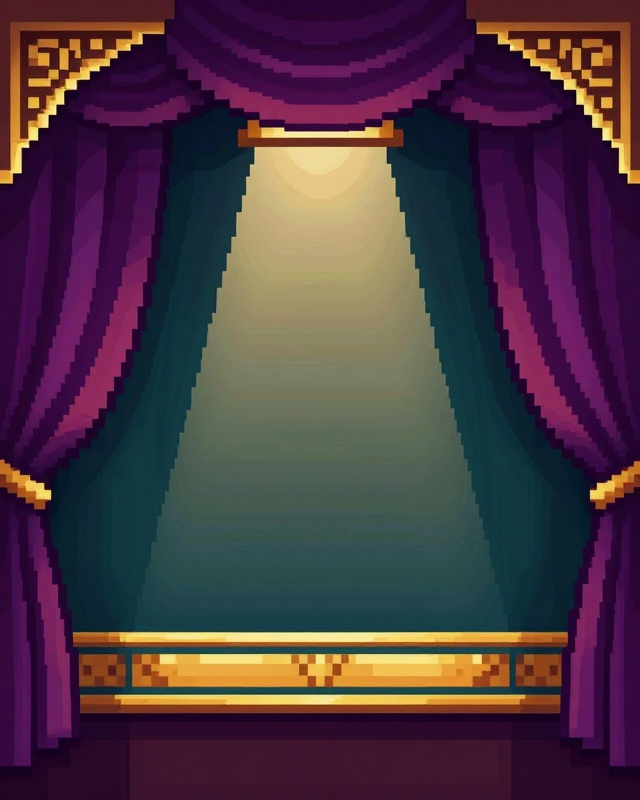
#> input picture tools/art/card_adv/bg_1.jpg, 640 x 800 px; its folder holds only this picture in this run
$ python card_adv.py art/card_adv/bg_1.jpg
#> lines starting #> are read from the running program, lines starting #| are printed output that depends on the picture
### tools/hand_icons.py
#!/usr/bin/env python3
"""Geolite - iconos redibujados pixel a pixel en codigo (solo desarrollo). Sustituyen a los que salieron mal del generador:
formas limpias, luz siempre arriba-izquierda, rampas de color con desplazamiento de tono compartidas con el logo y
contorno indigo de 1 px (el mismo de tools/pixel_cleanup.py). Rejilla nativa 64 px, ampliada x8 (512) por vecino mas cercano.

  python tools/hand_icons.py [ids...] [--preview hoja.png]     sin ids: todos los registrados
"""
import sys, math
from pathlib import Path
import numpy as np
from PIL import Image, ImageDraw
sys.path.insert(0, str(Path(__file__).parent))
from pxkit import ROOT, hexc, shift, dilate, erode, edge, despeckle, land_mask
import make_brand

N = 64; K = 8
OUT = ROOT / "assets" / "icons"
INK = (29, 10, 61, 255)

def ramp(*h): return [hexc(x) for x in h]
R = {   # claro -> oscuro: brillo, luz, base, sombra, sombra profunda
    "gold": ramp("fff6c8", "ffd95a", "f5a623", "c46a1b", "7f3a1a"),
    "red": ramp("ffa08f", "ff5a55", "d8283f", "9c1a3f", "5e1238"),
    "blue": ramp("a8ecff", "4cb4ff", "2a78e4", "1f4bb0", "1d2a6e"),
    "green": ramp("dcf78e", "8be05a", "3fb54a", "26804a", "1b4d3e"),
    "teal": ramp("b0ffe8", "4ee3c1", "1fb3a3", "16787f", "164a5c"),
    "purple": ramp("ecc2ff", "b36cff", "8440e0", "5a2ab0", "351a70"),
    "cream": ramp("ffffff", "fff4dc", "eedcb8", "c9aa84", "8a6a58"),
    "grey": ramp("f4f4f8", "c8cbd8", "9095ab", "5f6480", "3a3b58"),
    "brown": ramp("f2b27a", "d07f45", "a45530", "73352a", "4a2126"),
    "orange": ramp("ffd08a", "ffa244", "f06d22", "b8431f", "772720"),
    "pink": ramp("ffc9e4", "ff7ab8", "e5408f", "a82472", "6a1757"),
    "ice": ramp("ffffff", "e8f7ff", "b7e2f7", "7fb1d9", "4f73a8"),
    "sand": ramp("fff8d8", "ffe39a", "f2c46a", "c98f4a", "8a5a3a"),
    "paper": ramp("ffffff", "ffffff", "fff5de", "e6d2b0", "a88c6e"),
    "dark": ramp("6a6f96", "4a4d72", "33345a", "24234a", "181636"),
    "wine": ramp("8a3a6a", "5e2450", "441a3c", "32112c", "220a1e"),     # placa del rotulo de neon (ch_flaghue): no azul noche, que es la de ch_dark
    "g_hi": ramp("ffffff", "f4f4f8", "dfe0e8", "b4b7c7", "8a8ea6"),     # grises de la bandera destenida (ch_flaggray)
    "g_lo": ramp("8a8ea6", "6c7090", "50536f", "3a3b58", "2a2a44"),
}
WHITE = hexc("ffffff")

# ============================================================ mascaras
def blank(): return np.zeros((N, N), bool)
def circle(cx, cy, r):
    y, x = np.mgrid[0:N, 0:N]; return (x + .5 - cx) ** 2 + (y + .5 - cy) ** 2 <= r * r
def ellipse(cx, cy, rx, ry):
    y, x = np.mgrid[0:N, 0:N]; return ((x + .5 - cx) / rx) ** 2 + ((y + .5 - cy) / ry) ** 2 <= 1
def rect(x, y, w, h):
    m = blank(); m[max(0, y):y + h, max(0, x):x + w] = True; return m
# [7 lines left out: function rrect, not called in this run]
def poly(pts):
    im = Image.new("L", (N, N)); ImageDraw.Draw(im).polygon([(x, y) for x, y in pts], fill=255); return np.array(im) > 0
# [4 lines left out: function thick_line, not called in this run]
def ring(cx, cy, r0, r1): return circle(cx, cy, r1) & ~circle(cx, cy, r0)

# ============================================================ sombreado
# [19 lines left out: functions bevel, sphere, not called in this run]

def flat(m, col):
    c = np.zeros((N, N, 4), np.uint8); c[m] = col; return c

# ============================================================ lienzo por capas
class Icon:
    def __init__(self): self.a = np.zeros((N, N, 4), np.uint8)
    # [5 lines left out: function add, not called in this run]
    def put(self, m, col): self.a[m] = col if len(col) == 4 else (*col, 255); return self
    def img(self):
        return Image.fromarray(self.a, "RGBA").resize((N * K, N * K), Image.NEAREST)

REG = {}
def icon(*ids):
    def deco(f):
        for i in ids: REG[i] = (f, i)
        return f
    return deco

# ============================================================ tierra: continentes y globos
_CONT = {}
# [67 lines left out: functions _continent, continent_mask, ortho_mask, fit_mask, drop_small, not called in this run]

CONT = {  # id -> (lon0, lat0, px/radian, rampa)
    "k_af": (18, 2, 44, "orange"), "k_eu": (15, 52, 70, "pink"), "k_as": (92, 38, 30, "gold"), "k_na": (-98, 48, 38, "blue"),
    "k_sa": (-60, -20, 46, "green"), "k_oc": (140, -24, 52, "sand"), "k_an": (0, -90, 50, "ice"),
}
# [66 lines left out: functions continent, antarctica, globe_part, _globe, stand, globe_stand and 1 more, not called in this run]

def _whole_globe(lon0=-50, lat0=10, D=52):
    return globe_part(D, 32, 32, lon0, lat0)

# [104 lines left out: functions arc_arrow, ch_flip, ch_mirrorx, ch_negative, ch_mosaic, ch_noborders and 4 more, not called in this run]

def outlined(a):
    """contorno de tinta de 1 px alrededor de toda la silueta (vecindad en cruz: linea limpia, sin esquinas dobles)"""
    m = a[..., 3] > 0; a = a.copy(); a[dilate(m, 1) & ~m] = INK; return a

CHIP_COL = {"blank_big": "orange", "blank_boss": "red", "blank_gold": "gold", "blank_small": "blue", "blank_teal": "teal",
            "chip_b": "blue", "chip_g": "green", "chip_k": "dark", "chip_p": "purple", "chip_r": "red"}
# [40 lines left out: functions chip_icon, chip_side, stack, not called in this run]

@icon("chips")
def chips_icon(id):
    I = Icon(); stack(I, 32, 52, 22, ["purple", "teal", "gold", "red", "teal", "gold", "red"], 5); return I

# [54 lines left out: functions allin_icon, coin_icon, pip, card_part, shear_x, not called in this run]

def red_or_black(kind): return R["red"] if kind in ("heart", "diamond") else R["dark"]

def pip_part(kind, cx, cy, s):
    m = pip(kind, cx, cy, s); rp = red_or_black(kind); c = flat(m, rp[2])
    c[edge(m, 1, 0) | edge(m, 0, 1)] = rp[3]; c[edge(m, 0, -1) | edge(m, -1, 0)] = rp[1]; return c

# [18 lines left out: functions ace_icon, fan, not called in this run]

@icon("cards")
def cards_icon(id):
    I = Icon(); fan(I, 3, ["club", "spade", "diamond"], 24); return I

@icon("royalflush")
def royal_icon(id):
    I = Icon(); fan(I, 5, ["heart"], 15, w=26, h=40, py=68); return I

# [13 lines left out: functions cardback_icon, swap_icon, not called in this run]


# ============================================================ interfaz (se ven a 16-22 px: siluetas gruesas, poco detalle)
def star(cx, cy, ro, ri, n=5, rot=0):
    return poly([(cx + (ro if i % 2 == 0 else ri) * math.sin(math.radians(rot + i * 180 / n)), cy - (ro if i % 2 == 0 else ri) * math.cos(math.radians(rot + i * 180 / n))) for i in range(2 * n)])

# [17 lines left out: functions faceted_star, arrow, not called in this run]

from pxkit import opening
@icon("u_next", "u_back")
def u_arrow(id):
    I = Icon(); I.add(bevel(arrow(id == "u_next"), R["paper"])); return I

# [13 lines left out: functions u_close, magnifier, not called in this run]

@icon("u_plus", "u_minus")
def u_mag(id): return magnifier("+" if id == "u_plus" else "-")

@icon("u_pause")
def u_pause(id):
    I = Icon(); I.add(bevel(rrect(12, 8, 15, 48, 2), R["gold"])); I.add(bevel(rrect(37, 8, 15, 48, 2), R["gold"])); return I

# [27 lines left out: functions u_fs, u_set, u_quit, not called in this run]

@icon("u_star")
def u_star(id):
    I = Icon(); I.add(faceted_star(32, 34, 30, 13, "gold")); return I

# [45 lines left out: functions u_enter, u_home, facets, g0, g1, g2, not called in this run]

@icon("g_3")
def g3(id):
    I = Icon(); I.add(faceted_star(32, 34, 30, 13, "gold")); I.add(sphere(circle(32, 35, 6), 31, 34, 6, R["red"])); return I

# [55 lines left out: functions a_sun, a_comet, flash_icon, earplugs, ch_spread, ch_babel, not called in this run]

def heart_mask(cx=32, cy=34, s=54):
    r = s * .26; return circle(cx - r * .92, cy - s * .16, r) | circle(cx + r * .92, cy - s * .16, r) | poly([(cx - s * .5, cy - s * .08), (cx + s * .5, cy - s * .08), (cx, cy + s * .46)])

# [8 lines left out: function heart_icon, not called in this run]

MEDAL = {"medal_gold": "gold", "medal_silver": "grey", "medal_bronze": "brown"}
# [23 lines left out: functions medal, m_rank, not called in this run]

def cursor(x, y, s=1.0):
    pts = [(0, 0), (0, 36), (9, 28), (15, 41), (22, 38), (16, 25), (27, 25)]
    return poly([(x + px * s, y + py * s) for px, py in pts])

# [31 lines left out: functions ch_blindspot, gamer, dark_glasses, blindfold, not called in this run]


# ============================================================ tanda 4b: retos (lenguaje comun: fichas de letra, mini-mapa, puntero)
FONT = {  # 5x7
    "A": ["01110", "10001", "10001", "11111", "10001", "10001", "10001"], "B": ["11110", "10001", "11110", "10001", "10001", "10001", "11110"],
    "R": ["11110", "10001", "10001", "11110", "10100", "10010", "10001"], "K": ["10001", "10010", "10100", "11000", "10100", "10010", "10001"],
    "E": ["11111", "10000", "11110", "10000", "10000", "10000", "11111"], "L": ["10000", "10000", "10000", "10000", "10000", "10000", "11111"],
    "O": ["01110", "10001", "10001", "10001", "10001", "10001", "01110"], "?": ["01110", "10001", "00001", "00110", "00100", "00000", "00100"],
    "M": ["10001", "11011", "10101", "10101", "10001", "10001", "10001"], "N": ["10001", "11001", "10101", "10011", "10001", "10001", "10001"],
    "G": ["01110", "10001", "10000", "10111", "10001", "10001", "01111"],
    "Y": ["10001", "10001", "01010", "00100", "00100", "00100", "00100"],
}
# [13 lines left out: functions glyph_mask, tile, not called in this run]

def shake_lines(I, x, y, h, side):
    for i, dy in enumerate((0, h // 2 - 2, h - 4)):
        I.put(rect(x + side * (i % 2) * 2, y + dy, 3, 2), R["paper"][1])

@icon("ch_shaky")
def ch_shaky(id):
    I = Icon(); tile(I, 14, 10, "A", 36, 42, 4); shake_lines(I, 6, 14, 34, -1); shake_lines(I, 55, 14, 34, 1); return I

# [16 lines left out: functions ch_missing, curved, ch_swap, not called in this run]

@icon("ch_mirror")
def ch_mirror(id):
    I = Icon(); tile(I, 12, 8, "R", 40, 46, 5, flipx=True); return I

@icon("ch_upside")
def ch_upside(id):
    I = Icon(); tile(I, 12, 10, "A", 40, 44, 5, flipy=True); return I

# [62 lines left out: functions ch_runes, ch_novowels, ch_anagram, ch_dance, ch_scroll, ch_riddle and 2 more, not called in this run]

def cloud(cx, cy, s):
    return circle(cx - s * .45, cy + s * .08, s * .32) | circle(cx, cy - s * .12, s * .42) | circle(cx + s * .45, cy + s * .1, s * .3) | rect(int(cx - s * .6), int(cy + s * .05), int(s * 1.2), int(s * .34))

# [108 lines left out: functions ch_clouds, ch_rain, ch_lightning, ch_dark, ch_flicker, ch_wrongborders and 8 more, not called in this run]

def pin(cx, cy, r, rp):
    m = circle(cx, cy, r) | poly([(cx - r * .8, cy + r * .5), (cx + r * .8, cy + r * .5), (cx, cy + r * 2.2)])
    c = bevel(m, R[rp]); c[circle(cx, cy - 1, r * .38)] = R["paper"][1]; return c

@icon("ch_decoys")
def ch_decoys(id):
    I = Icon(); I.add(pin(14, 16, 9, "purple")); I.add(pin(50, 18, 9, "purple")); I.add(pin(32, 26, 12, "red")); return I

# ---- puntero
# [43 lines left out: functions ch_tremble, ch_blink, ch_ghost, ch_cblur, ch_lag, ch_cmirror and 1 more, not called in this run]


# ============================================================ tanda 4c: reliquias y logros confusos
def flame(cx, by, h, w):
    return poly([(cx, by - h), (cx + w * .35, by - h * .55), (cx + w * .5, by - h * .2), (cx + w * .42, by), (cx - w * .42, by), (cx - w * .5, by - h * .25), (cx - w * .2, by - h * .5)]) | ellipse(cx, by - h * .22, w * .48, h * .24)

def shield_mask(cx=32, top=4, w=48, h=56):
    return poly([(cx - w / 2, top), (cx + w / 2, top), (cx + w / 2, top + h * .45), (cx, top + h), (cx - w / 2, top + h * .45)])

# [37 lines left out: functions streakguard, a_volcano, a_inf, a_hundred, t_strait, not called in this run]

@icon("iq_0")
def iq_0(id):
    I = Icon(); I.add(pin(32, 24, 20, "grey")); I.put(glyph_mask("?", 27, 14, 2), INK); return I

# [94 lines left out: functions iq_5, passport, coupon, philosopher, spyhole, sonarplus and 5 more, not called in this run]

def pole(I, x, y0, y1, rp="gold", knob=True):
    I.add(bevel(rect(x, y0, 3, y1 - y0), R[rp], soft=False))
    if knob: I.add(sphere(circle(x + 1.5, y0 - 1, 3.4), x + 1, y0 - 2, 3.4, R[rp]))

def drop(cx, top, s):
    """gota: cabeza redonda abajo y punta arriba"""
    return circle(cx, top + s * .62, s * .38) | poly([(cx, top), (cx + s * .34, top + s * .55), (cx - s * .34, top + s * .55)])

# [51 lines left out: functions ch_flaghue, ch_flaggray, build, preview, not called in this run]

# [5 lines that do not run on import are left out]

### tools/pxkit.py
#!/usr/bin/env python3
"""Geolite - utilidades de pixel art dibujado a mano en codigo (solo desarrollo).
Mascaras booleanas numpy (alto x ancho), morfologia sin scipy, paleta de la marca y el globo con continentes reales
(Natural Earth de data/world.js, proyeccion ortografica). Lo usan tools/make_brand.py y tools/pixel_cleanup.py."""
import json, math
from pathlib import Path
import numpy as np
from PIL import Image, ImageDraw

ROOT = Path(__file__).resolve().parent.parent

def hexc(h, a=255):
    h = h.lstrip("#"); return (int(h[0:2], 16), int(h[2:4], 16), int(h[4:6], 16), a)

# ---- paleta de la marca (rampas con desplazamiento de tono: sombras hacia el rojo/violeta, luces hacia el amarillo/cian)
P = {k: hexc(v) for k, v in dict(
    ink="1a0b26", plum="3a1a5e", plum2="2a1145", plumhi="5a2d86",
    g0="fffbe6", g1="ffe58a", g2="ffc94a", g3="f59e2e", g4="c9621f", g5="8f3322",
    ex1="a8391f", ex2="7a2328", ex3="4e1530",
    bulb="ffffff", bulb2="fff4c2",
    o0="7fe3ff", o1="3fb0ff", o2="2479e8", o3="1c4fc2", o4="1b2f8a", o5="1a1d5c",
    l0="d8f58a", l1="8fe05a", l2="46b84a", l3="2a8a4a", l4="1f5e45", l5="1a3d3f",
    c0="fffdf5", c1="efe3c8", c2="c6ad8a", r0="ff5a55", r1="e0283a", r2="a3173a", r3="6c1236",
    w0="fff6e6", w1="d9cbb8",
).items()}

# ---- morfologia
# [5 lines left out: function shift, not called in this run]

def disk(r):
    return [(dx, dy) for dy in range(-r, r + 1) for dx in range(-r, r + 1) if dx * dx + dy * dy <= r * r + r * 0.8]

# [5 lines left out: function dilate, not called in this run]

def erode(m, r=1, cross=True):
    return ~dilate(~m, r, cross)

def opening(m, r):
    return dilate(erode(m, r, False), r, False) if r else m

def edge(m, dx, dy):
    """pixeles de m cuyo vecino (dx,dy) esta vacio"""
    return m & ~shift(m, -dx, -dy)

def paint(img, m, c):
    img[m] = c

def to_image(arr):
    return Image.fromarray(arr.astype(np.uint8), "RGBA")

def canvas(w, h):
    return np.zeros((h, w, 4), np.uint8)

def alpha(arr):
    return arr[..., 3] > 0

# [7 lines left out: function blit, not called in this run]

def outline(arr, col, cross=True):
    """contorno de 1 px alrededor de todo lo opaco"""
    a = alpha(arr); ring = dilate(a, 1, cross) & ~a; arr[ring] = col; return arr

# ---- tierra real: TopoJSON de data/world.js -> mascara equirectangular
_LAND = None
# [61 lines left out: functions land_mask, sphere, despeckle, not called in this run]

### tools/card_adv.py
#!/usr/bin/env python3
"""Geolite - tarjeta del modo Aventura (solo desarrollo).
Escena: el crupier de sus frases (assets/icons/dealer_neutral.webp, tal cual) preside la mesa del mapamundi; subido al
tapete, de espaldas, el explorador le planta cara con su brujula entre las fichas en juego.

IMPORTANTE: el crupier se lee de assets/icons/dealer_neutral.webp. Si el crupier cambia (retrato nuevo, otro traje,
otro tamano), hay que volver a ejecutar este script y revisar la escena para que se adapte (posicion DEALER_AT, que la
mesa le tape el busto y que la pajarita siga a la vista). Regla anotada en CLAUDE.md.

El resto de piezas salen del mismo estudio que los logros del Perfil (gen_art: ICON_SUF, aisladas sobre magenta y
recortadas con keyout; originales en tools/art/card_adv/) y se asientan UNA A UNA sobre la misma
reticula que el crupier: lienzo nativo 170x213, cada pieza reducida por moda de color (sin mezclas ni degradados),
alfa de 1 bit y contorno de tinta de 1 px nativo como el suyo. Ampliado x6 por vecino mas cercano -> 1020x1278.

  python tools/card_adv.py [--preview ruta.png]      escribe assets/gen/card_adv.webp
"""
import sys
from pathlib import Path
import numpy as np
from PIL import Image
sys.path.insert(0, str(Path(__file__).parent))
from pixel_cleanup import reoutline
from pxkit import land_mask, despeckle

ROOT = Path(__file__).resolve().parent.parent
PARTS = ROOT / "tools" / "art" / "card_adv"
DEALER_AT = (21, 12)                                    # esquina del retrato nativo (128 px) en el lienzo
W, H, K = 170, 213, 6


def load(name):
    im = Image.open(PARTS / name).convert("RGBA")
    return im.crop(im.getchannel("A").point(lambda v: 255 if v > 128 else 0).getbbox())


def to_grid(im, w=None, h=None, colors=36, sprite=True):
    """reduce una pieza a la reticula nativa: cada pixel nuevo toma el color MAS FRECUENTE de su bloque (nunca una
    media), asi no nacen tonos intermedios; alfa por mayoria y, en los sprites, contorno de tinta de 1 px"""
#> called with w = 170, h = 213, colors = 28, sprite = False
    if w and not h: h = round(im.height * w / im.width)
    if h and not w: w = round(im.width * h / im.height)
    rgb = im.convert("RGB").quantize(colors=colors, method=Image.Quantize.MEDIANCUT, dither=Image.Dither.NONE)
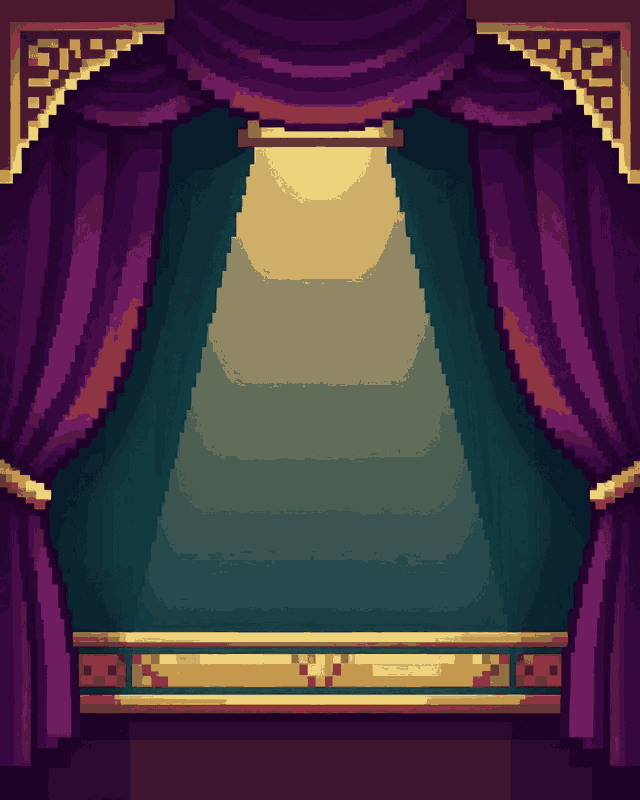
#> rgb: PIL image 640x800 P; mean R, G, B 74.3, 54.2, 67.5
    pal = np.array(rgb.getpalette()[:colors * 3], np.uint8).reshape(-1, 3)
#> pal = 28 rows, first 8: [239, 211, 124], [207, 174, 106], [197, 152, 79], [144, 136, 101], [145, 111, 69], [97, 109, 88], [75, 94, 82], [57, 84, 81]
    idx = np.array(rgb); a = np.array(im.getchannel("A")) > 128
#> after `idx = np.array(rgb)`:
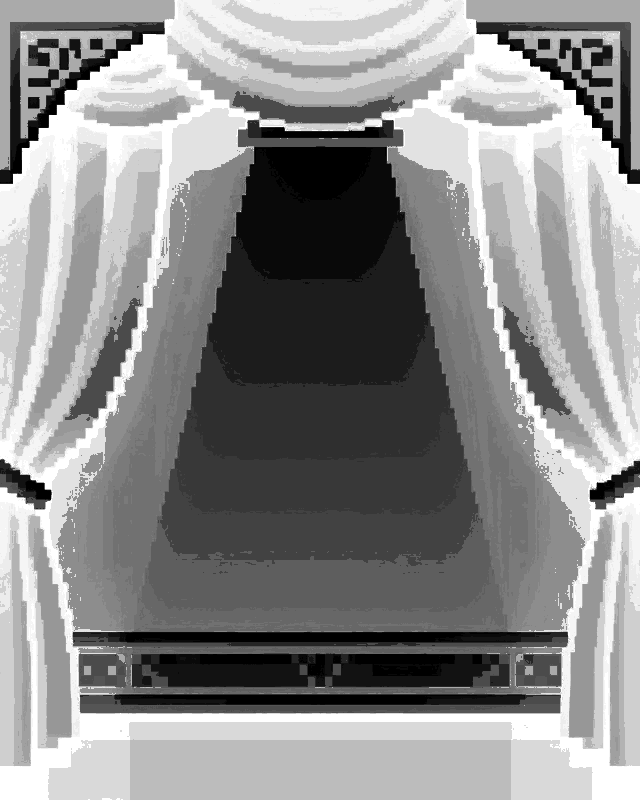
#> idx: shape (800, 640); min 0, max 27, mean 14.7; drawn with min black and max white
#> after `a = np.array(im.getchannel('A')) > 128`: a: shape (800, 640) bool; every value is 1
    ys = np.linspace(0, im.height, h + 1).astype(int); xs = np.linspace(0, im.width, w + 1).astype(int)
#> after `ys = np.linspace(0, im.height, h + 1).astype(int)`: ys = 214 values from 0 to 800
#> after `xs = np.linspace(0, im.width, w + 1).astype(int)`: xs = 171 values from 0 to 640
    out = np.zeros((h, w, 3), np.uint8); m = np.zeros((h, w), bool)
    for j in range(h):
        for i in range(w):
            bi = idx[ys[j]:ys[j + 1], xs[i]:xs[i + 1]]; ba = a[ys[j]:ys[j + 1], xs[i]:xs[i + 1]]
            if not sprite or ba.mean() >= .5:
                v = bi[ba] if sprite else bi.ravel()
                out[j, i] = pal[np.bincount(v, minlength=len(pal)).argmax()]; m[j, i] = True
#> m: shape (213, 170) bool; every value is 1
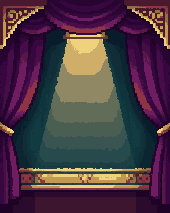
#> out: shape (213, 170, 3); mean of channels 0, 1, 2 75, 54.8, 67.8; drawn as R, G, B
    if not sprite: return np.dstack([out, np.full((h, w), 255, np.uint8)])
#> in build, `cv[33:40, 60:68] = cv[33:40, 52:60]`: cv: shape (213, 170, 4); mean of channels 0, 1, 2, 3 75, 54.8, 67.8, 255
    return reoutline(out, m)


# [4 lines left out: function blit, not called in this run]


def ellipse(cx, cy, rx, ry):
    y, x = np.mgrid[0:H, 0:W]; return ((x + .5 - cx) / rx) ** 2 + ((y + .5 - cy) / ry) ** 2 <= 1


def tone(cv, m, k):
#> called with k = 0.7
    cv[m, :3] = np.clip(cv[m, :3].astype(float) * k, 0, 255).astype(np.uint8)
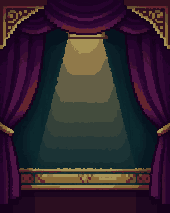
#> cv: shape (213, 170, 4); mean of channels 0, 1, 2, 3 52, 37.8, 47.1, 255; drawn as R, G, B


INK = (29, 10, 61, 255)
RAMP = {   # brillo, luz, base, sombra, fondo (las rampas de tools/hand_icons.py)
    "red": ("ffa08f", "ff5a55", "d8283f", "9c1a3f", "5e1238"), "teal": ("b0ffe8", "4ee3c1", "1fb3a3", "16787f", "164a5c"),
    "gold": ("fff6c8", "ffd95a", "f5a623", "c46a1b", "7f3a1a"), "purple": ("ecc2ff", "b36cff", "8440e0", "5a2ab0", "351a70"),
    "dark": ("6a6f96", "4a4d72", "33345a", "24234a", "181636"), "cream": ("ffffff", "fff4dc", "eedcb8", "c9aa84", "8a6a58"),
}
def rgb(h): return (int(h[0:2], 16), int(h[2:4], 16), int(h[4:6], 16), 255)
RP = {k: [rgb(c) for c in v] for k, v in RAMP.items()}


def ell(h, w, cx, cy, rx, ry):
    y, x = np.mgrid[0:h, 0:w]; return ((x + .5 - cx) / rx) ** 2 + ((y + .5 - cy) / ry) ** 2 <= 1


# [37 lines left out: functions inked, chip_stack, flat_chip, not called in this run]


def build():
    cv = to_grid(Image.open(PARTS / "bg_1.jpg").convert("RGBA"), W, H, colors=28, sprite=False)
    cv[33:40, 60:68] = cv[33:40, 52:60]                                          # soporte del foco que asomaba junto a la chistera
    tone(cv, np.ones((H, W), bool), .7)                                          # telon en penumbra: manda el foco
#> (the run stopped early here; a loop or call above may not have finished)
